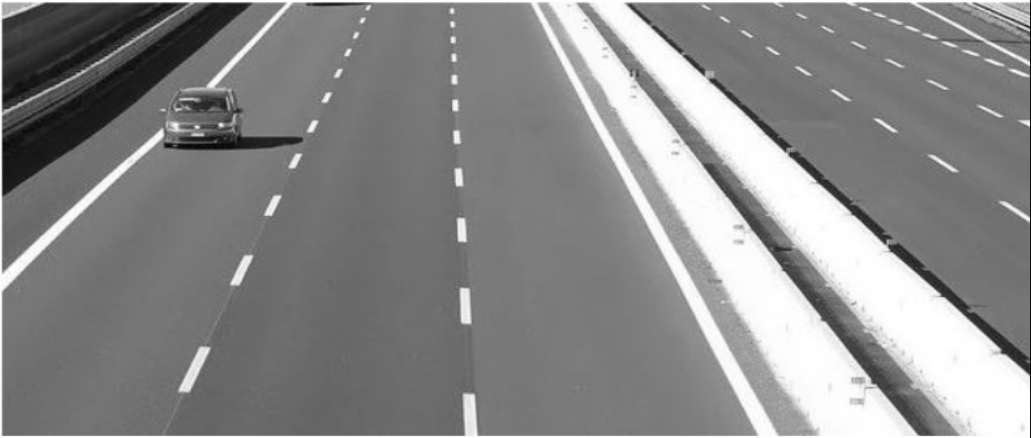
#> input picture OpenCV_Python_Tutorials/Working_with_Images/Feature_Detection_and_Description/highway.jpg, 1031 x 438 px
$ python 01_Line_Detection_using_Houghline_Method.py
#> lines starting #> are read from the running program, lines starting #| are printed output that depends on the picture; after the words box and inside, x2 and y2 are one past the last pixel; in counts of white or black regions, pixels touching at a corner belong together
import  cv2
import numpy as np

image = cv2.imread("highway.jpg", 1)
#> image is the input picture: shape (438, 1031, 3); min 3, max 255, mean 137
cv2.imshow("image", image)
cv2.waitKey()
cv2.destroyAllWindows()

# Convert the img to grayscale
gray = cv2.cvtColor(image, cv2.COLOR_BGR2GRAY)

# Apply edge detection method on the image
edges = cv2.Canny(gray, 300, 300)
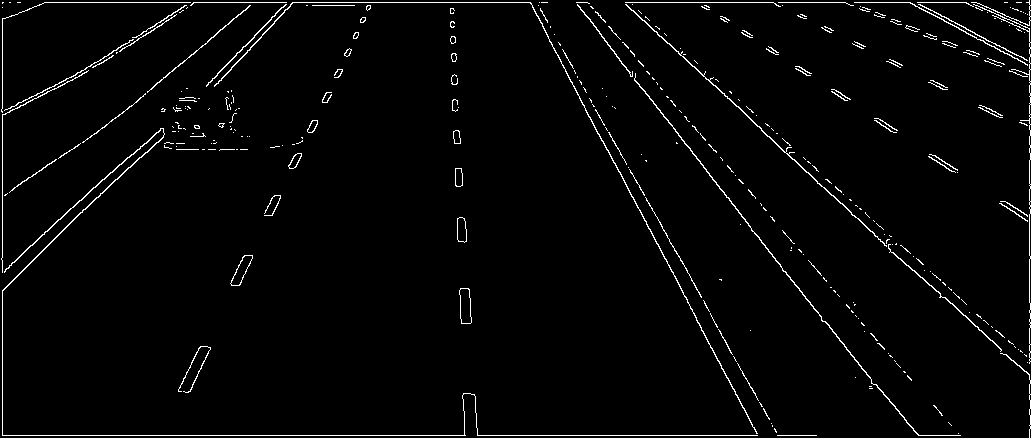
#> edges: shape (438, 1031); 2.4% white in thin lines or dots

# This returns an array of r and theta values
lines = cv2.HoughLines(edges, 1, np.pi / 180, 115)
#> lines = 28 rows, first 8: [2, 1.57], [435, 1.57], [2, 0], [-452, 2.48], [1029, 0], [-425, 2.32], [-466, 2.65], [-469, 2.64]

# The below for loop runs till r and theta values are in the range of the 2d array
for r_theta in lines:
    arr = np.array(r_theta[0], dtype=np.float64)
    r, theta = arr
    # Stores the value of cos(theta) in a
    a = np.cos(theta)

    # Stores the value of sin(theta) in b
    b = np.sin(theta)

    # x0 stores the value rcos(theta)
    x0 = a * r

    # y0 stores the value rsin(theta)
    y0 = b * r

    # x1 stores the rounded off value of (rcos(theta)-1000sin(theta))
    x1 = int(x0 + 1000 * (-b))

    # y1 stores the rounded off value of (rsin(theta)+1000cos(theta))
    y1 = int(y0 + 1000 * (a))

    # x2 stores the rounded off value of (rcos(theta)+1000sin(theta))
    x2 = int(x0 - 1000 * (-b))

    # y2 stores the rounded off value of (rsin(theta)-1000cos(theta))
    y2 = int(y0 - 1000 * (a))

    # cv2.line draws a line in img from the point(x1,y1) to (x2,y2).
    # (0,0,255) denotes the colour of the line to be
    # drawn. In this case, it is red.
    cv2.line(image, (x1, y1), (x2, y2), (0, 0, 255), 2)
#> this loop made 28 passes
#> (r, theta, a, b, x0, y0, x1, y1) on passes 1 to 12: (2, 1.57, -4.37e-08, 1, -8.74e-08, 2, -1000, 1), (435, 1.57, -4.37e-08, 1, -1.9e-05, 435, -1000, 434), (2, 0, 1, 0, 2, 0, 2, 1000), (-452, 2.48, -0.788, 0.616, 356.2, -278.3, -259, -1066), (1029, 0, 1, 0, 1029, 0, 1029, 1000), (-425, 2.32, -0.682, 0.731, 289.8, -310.8, -441, -992), (-466, 2.65, -0.883, 0.469, 411.5, -218.8, -58, -1101), (-469, 2.64, -0.875, 0.485, 410.2, -227.4, -74, -1101), (-439, 2.46, -0.777, 0.629, 341.2, -276.3, -288, -1053), (201, 0.82, 0.682, 0.731, 137.1, 147, -594, 829), (209, 0.803, 0.695, 0.719, 145.2, 150.3, -574, 845), (-411, 2.3, -0.669, 0.743, 275, -305.4, -468, -974)
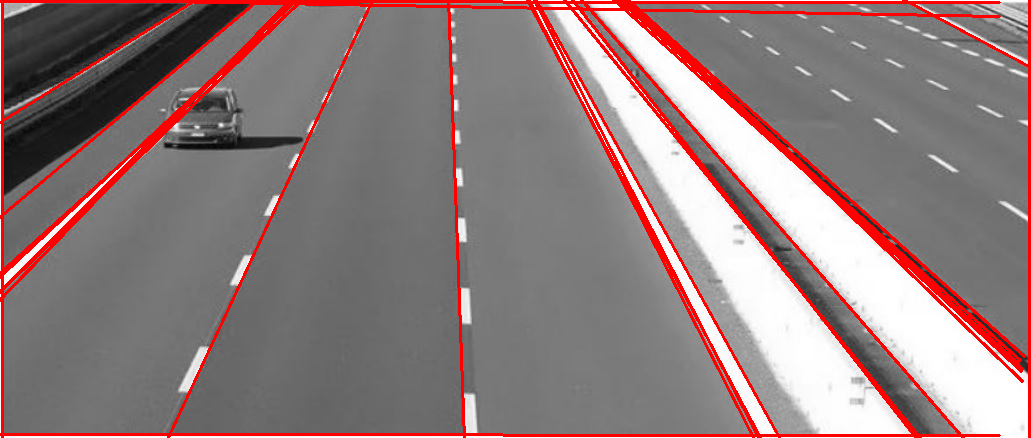
#> image: shape (438, 1031, 3); 7.93% of pixels changed, all inside (x1, y1, x2, y2) = (0, 0, 1031, 438)

# All the changes made in the input image are finally
# written on a new image houghlines.jpg
cv2.imwrite('linesDetected.jpg', image)

cv2.imshow("image", image)

cv2.waitKey()
cv2.destroyAllWindows()

# Alternate simpler method for directly extracting points:

# Read image
image = cv2.imread('highway.jpg')

# Convert image to grayscale
gray = cv2.cvtColor(image, cv2.COLOR_BGR2GRAY)

# Use canny edge detection
edges = cv2.Canny(gray, 50, 150, apertureSize=3)
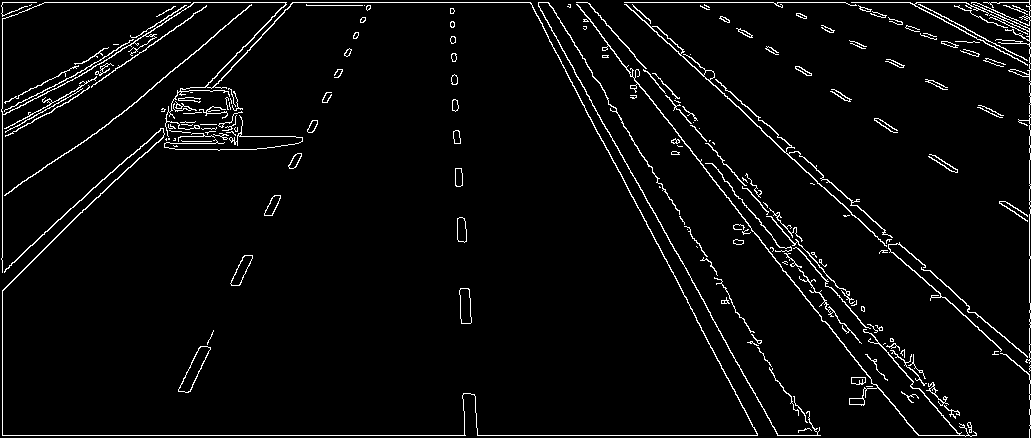
#> edges: shape (438, 1031); 3.8% white in thin lines or dots

# Apply HoughLinesP method to
# to directly obtain line end points
lines_list = []
lines = cv2.HoughLinesP(
    edges,  # Input edge image
    1,  # Distance resolution in pixels
    np.pi / 180,  # Angle resolution in radians
    threshold=100,  # Min number of votes for valid line
    minLineLength=5,  # Min allowed length of line
    maxLineGap=15  # Max allowed gap between line for joining them
)
#> lines = 58 rows, first 6: [624, 2, 1029, 2], [2, 435, 757, 435], [577, 4, 874, 384], [2, 272, 2, 2], [1029, 437, 1029, 0], [538, 4, 777, 435]

# Iterate over points
for points in lines:
    # Extracted points nested in the list
    x1, y1, x2, y2 = points[0]
    # Draw the lines joing the points
    # On the original image
    cv2.line(image, (x1, y1), (x2, y2), (0, 255, 0), 2)
    # Maintain a simples lookup list for points
    lines_list.append([(x1, y1), (x2, y2)])
#> this loop made 58 passes
#> (x1, y1, x2, y2) on passes 1 to 12: (624, 2, 1029, 2), (2, 435, 757, 435), (577, 4, 874, 384), (2, 272, 2, 2), (1029, 437, 1029, 0), (538, 4, 777, 435), (546, 34, 703, 331), (632, 4, 928, 270), (633, 10, 920, 277), (707, 70, 1030, 361), (767, 213, 960, 435), (601, 36, 823, 321)
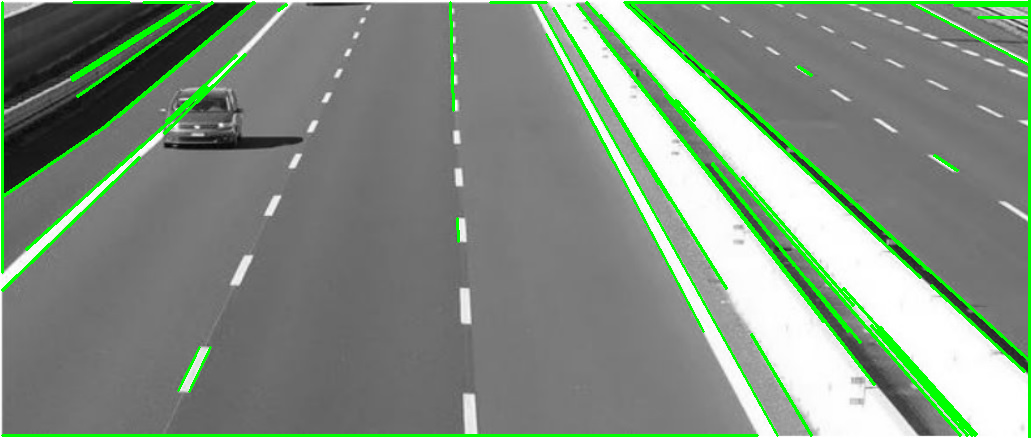
#> image: shape (438, 1031, 3); 5.99% of pixels changed, all inside (x1, y1, x2, y2) = (1, 0, 1031, 438)
#> after the loop, lines_list = 58 items

# Save the result image
cv2.imwrite('detectedLines.png', image)

# display the image
cv2.imshow("image", image)
cv2.waitKey()
cv2.destroyAllWindows()
